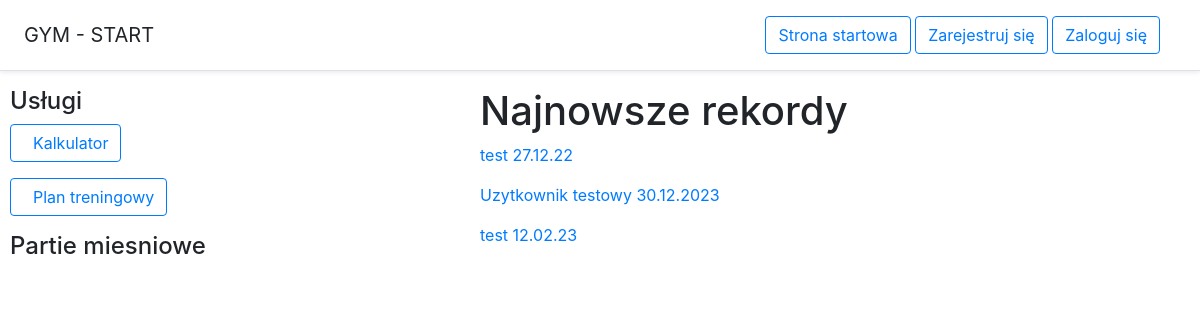
/rekordy/, run on the app's committed database.
### Cwiczenia/models.py (models this page shows)
class Rekordy(models.Model):
    class Meta:
        verbose_name = "Rekord"
        verbose_name_plural = "Rekordy"
    nazwa = models.CharField(max_length=100, default='rekord')
    user = models.ForeignKey(User, on_delete=models.CASCADE, verbose_name='Uzytkownik')
    cwiczenie = models.ForeignKey(Cwiczenia, on_delete=models.CASCADE, null=True)
    rekord_kg = models.FloatField()

### Cwiczenia/views.py (the view)
# urls.py: path('rekordy/', rekordy, name='rekordy'),
def rekordy(request):
    rekordy = Rekordy.objects.all()
    return render(request, 'rekord.html', { 'rekordy': rekordy})

### Cwiczenia/templates/rekord.html
 {% extends 'home.html' %}
    {% block cwiczenie %}
    <h1>Najnowsze rekordy</h1>
    {% for i in rekordy %}
    <p><a href="rekord/{{ i.id }}">{{i.nazwa}}</a> </p>
    {% endfor %}
    {% endblock %}

### data on the page
Rekordy: nazwa "test 27.12.22"
Rekordy: nazwa "Uzytkownik testowy 30.12.2023"
Rekordy: nazwa "test 12.02.23"
